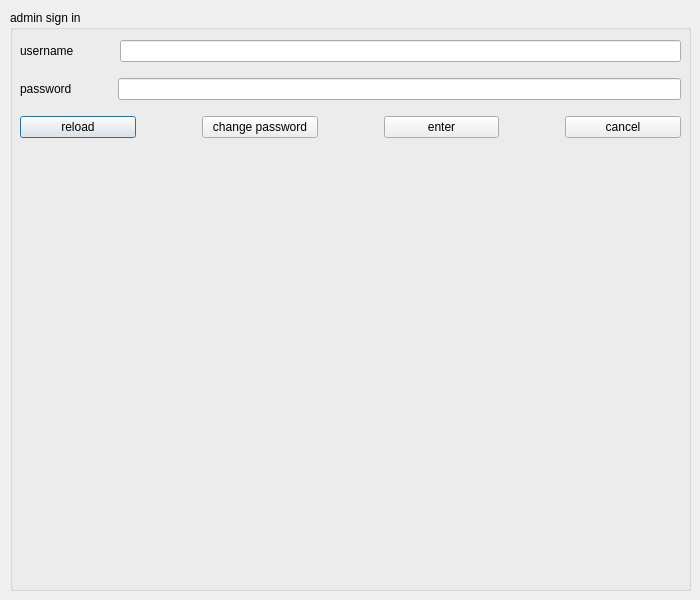
<?xml version="1.0" encoding="UTF-8"?>
<ui version="4.0">
 <class>asignin</class>
 <widget class="QDialog" name="asignin">
  <property name="geometry">
   <rect>
    <x>0</x>
    <y>0</y>
    <width>700</width>
    <height>600</height>
   </rect>
  </property>
  <property name="sizePolicy">
   <sizepolicy hsizetype="Fixed" vsizetype="Fixed">
    <horstretch>0</horstretch>
    <verstretch>0</verstretch>
   </sizepolicy>
  </property>
  <property name="maximumSize">
   <size>
    <width>700</width>
    <height>600</height>
   </size>
  </property>
  <property name="windowTitle">
   <string>Dialog</string>
  </property>
  <widget class="QGroupBox" name="groupBox">
   <property name="geometry">
    <rect>
     <x>10</x>
     <y>10</y>
     <width>681</width>
     <height>581</height>
    </rect>
   </property>
   <property name="title">
    <string>admin sign in</string>
   </property>
   <widget class="QWidget" name="verticalWidget" native="true">
    <property name="geometry">
     <rect>
      <x>0</x>
      <y>20</y>
      <width>681</width>
      <height>561</height>
     </rect>
    </property>
    <property name="sizePolicy">
     <sizepolicy hsizetype="Expanding" vsizetype="Expanding">
      <horstretch>0</horstretch>
      <verstretch>0</verstretch>
     </sizepolicy>
    </property>
    <property name="minimumSize">
     <size>
      <width>0</width>
      <height>0</height>
     </size>
    </property>
    <property name="maximumSize">
     <size>
      <width>700</width>
      <height>600</height>
     </size>
    </property>
    <layout class="QVBoxLayout" name="verticalLayout">
     <property name="leftMargin">
      <number>5</number>
     </property>
     <property name="topMargin">
      <number>5</number>
     </property>
     <property name="rightMargin">
      <number>5</number>
     </property>
     <property name="bottomMargin">
      <number>5</number>
     </property>
     <item>
      <widget class="QWidget" name="verticalWidget" native="true">
       <property name="sizePolicy">
        <sizepolicy hsizetype="Fixed" vsizetype="Fixed">
         <horstretch>0</horstretch>
         <verstretch>0</verstretch>
        </sizepolicy>
       </property>
       <property name="maximumSize">
        <size>
         <width>800</width>
         <height>16777215</height>
        </size>
       </property>
       <layout class="QVBoxLayout" name="verticalLayout_2">
        <property name="leftMargin">
         <number>0</number>
        </property>
        <property name="topMargin">
         <number>0</number>
        </property>
        <property name="rightMargin">
         <number>0</number>
        </property>
        <property name="bottomMargin">
         <number>0</number>
        </property>
        <item>
         <layout class="QHBoxLayout" name="horizontalLayout_2">
          <property name="leftMargin">
           <number>5</number>
          </property>
          <property name="topMargin">
           <number>5</number>
          </property>
          <property name="rightMargin">
           <number>5</number>
          </property>
          <property name="bottomMargin">
           <number>5</number>
          </property>
          <item>
           <widget class="QLabel" name="username">
            <property name="sizePolicy">
             <sizepolicy hsizetype="Fixed" vsizetype="Fixed">
              <horstretch>0</horstretch>
              <verstretch>0</verstretch>
             </sizepolicy>
            </property>
            <property name="minimumSize">
             <size>
              <width>50</width>
              <height>0</height>
             </size>
            </property>
            <property name="text">
             <string>username</string>
            </property>
           </widget>
          </item>
          <item>
           <spacer name="horizontalSpacer_2">
            <property name="orientation">
             <enum>Qt::Horizontal</enum>
            </property>
            <property name="sizeType">
             <enum>QSizePolicy::Fixed</enum>
            </property>
            <property name="sizeHint" stdset="0">
             <size>
              <width>40</width>
              <height>20</height>
             </size>
            </property>
           </spacer>
          </item>
          <item>
           <widget class="QLineEdit" name="userline"/>
          </item>
         </layout>
        </item>
        <item>
         <layout class="QHBoxLayout" name="horizontalLayout_3">
          <property name="leftMargin">
           <number>5</number>
          </property>
          <property name="topMargin">
           <number>5</number>
          </property>
          <property name="rightMargin">
           <number>5</number>
          </property>
          <property name="bottomMargin">
           <number>5</number>
          </property>
          <item>
           <widget class="QLabel" name="password">
            <property name="text">
             <string>password</string>
            </property>
           </widget>
          </item>
          <item>
           <spacer name="horizontalSpacer_3">
            <property name="orientation">
             <enum>Qt::Horizontal</enum>
            </property>
            <property name="sizeType">
             <enum>QSizePolicy::Fixed</enum>
            </property>
            <property name="sizeHint" stdset="0">
             <size>
              <width>40</width>
              <height>20</height>
             </size>
            </property>
           </spacer>
          </item>
          <item>
           <widget class="QLineEdit" name="passline">
            <property name="echoMode">
             <enum>QLineEdit::Password</enum>
            </property>
           </widget>
          </item>
         </layout>
        </item>
        <item>
         <layout class="QHBoxLayout" name="horizontalLayout_4">
          <property name="leftMargin">
           <number>5</number>
          </property>
          <property name="topMargin">
           <number>5</number>
          </property>
          <property name="rightMargin">
           <number>5</number>
          </property>
          <property name="bottomMargin">
           <number>5</number>
          </property>
          <item>
           <widget class="QPushButton" name="reload">
            <property name="text">
             <string>reload</string>
            </property>
           </widget>
          </item>
          <item>
           <spacer name="horizontalSpacer">
            <property name="orientation">
             <enum>Qt::Horizontal</enum>
            </property>
            <property name="sizeType">
             <enum>QSizePolicy::Fixed</enum>
            </property>
            <property name="sizeHint" stdset="0">
             <size>
              <width>60</width>
              <height>20</height>
             </size>
            </property>
           </spacer>
          </item>
          <item>
           <widget class="QPushButton" name="changepass">
            <property name="text">
             <string>change password</string>
            </property>
           </widget>
          </item>
          <item>
           <spacer name="horizontalSpacer_4">
            <property name="orientation">
             <enum>Qt::Horizontal</enum>
            </property>
            <property name="sizeType">
             <enum>QSizePolicy::Fixed</enum>
            </property>
            <property name="sizeHint" stdset="0">
             <size>
              <width>60</width>
              <height>20</height>
             </size>
            </property>
           </spacer>
          </item>
          <item>
           <widget class="QPushButton" name="save">
            <property name="text">
             <string>enter</string>
            </property>
           </widget>
          </item>
          <item>
           <spacer name="horizontalSpacer_5">
            <property name="orientation">
             <enum>Qt::Horizontal</enum>
            </property>
            <property name="sizeType">
             <enum>QSizePolicy::Fixed</enum>
            </property>
            <property name="sizeHint" stdset="0">
             <size>
              <width>60</width>
              <height>20</height>
             </size>
            </property>
           </spacer>
          </item>
          <item>
           <widget class="QPushButton" name="cancel">
            <property name="text">
             <string>cancel</string>
            </property>
           </widget>
          </item>
         </layout>
        </item>
       </layout>
      </widget>
     </item>
     <item>
      <widget class="QWidget" name="back" native="true">
       <property name="sizePolicy">
        <sizepolicy hsizetype="Fixed" vsizetype="Fixed">
         <horstretch>0</horstretch>
         <verstretch>0</verstretch>
        </sizepolicy>
       </property>
       <property name="maximumSize">
        <size>
         <width>800</width>
         <height>800</height>
        </size>
       </property>
       <property name="styleSheet">
        <string notr="true">#back
{
	border-image: url(:/new/prefix8/login.jpg);
}</string>
       </property>
       <layout class="QVBoxLayout" name="verticalLayout_3">
        <property name="leftMargin">
         <number>0</number>
        </property>
        <property name="topMargin">
         <number>0</number>
        </property>
        <property name="rightMargin">
         <number>0</number>
        </property>
        <property name="bottomMargin">
         <number>0</number>
        </property>
       </layout>
      </widget>
     </item>
    </layout>
   </widget>
  </widget>
 </widget>
 <resources/>
 <connections/>
</ui>
